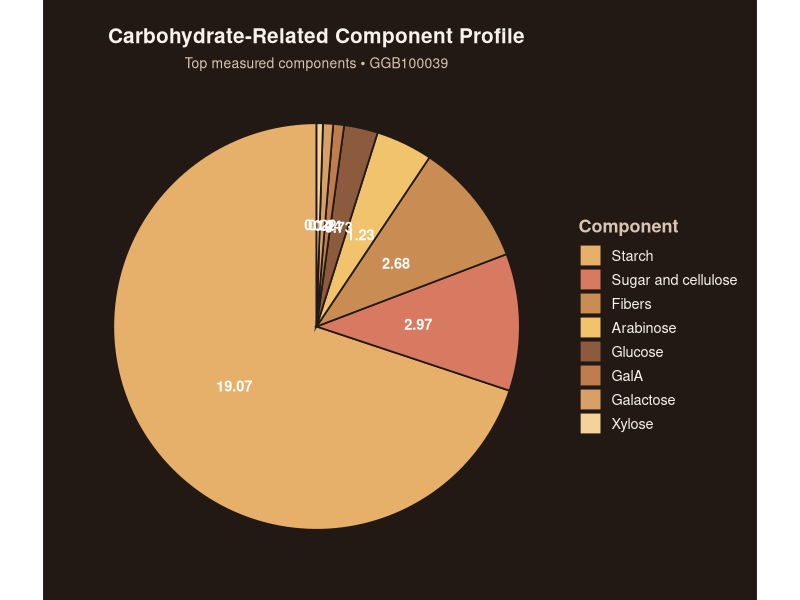
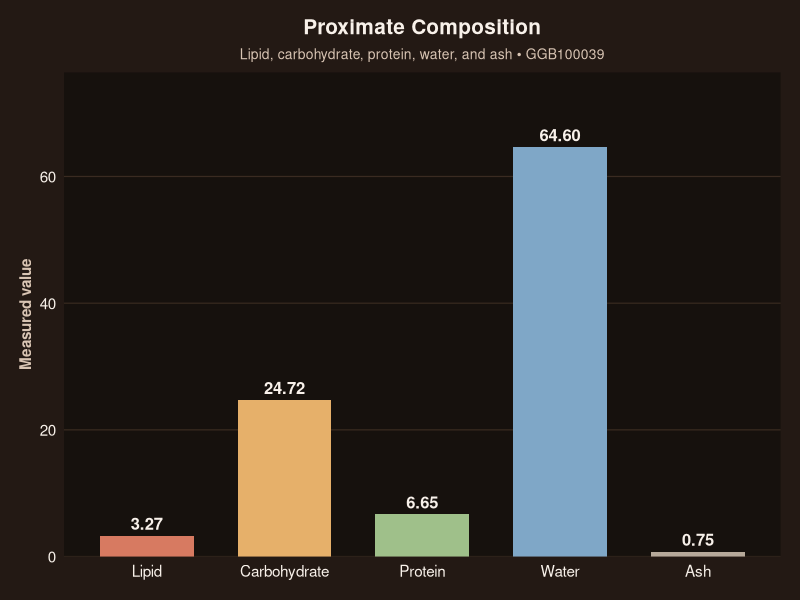
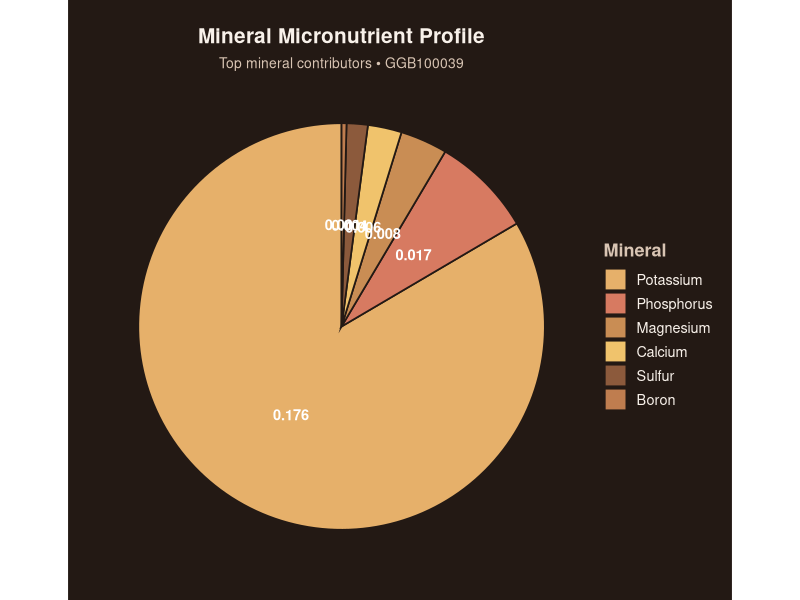

These charts were generated, in order, by the following R code:
# =========================================================
# Chickpea Metabolomics Report Figures
# Sample selected: GGB100039
#
# Input:
#   chickpea_metabolomics.tsv
#
# Output:
#   plots/carbohydrate_component_chart.png
#   plots/mineral_profile_chart.png
#   plots/proximate_composition_chart.png
# =========================================================

# install.packages(c("ggplot2", "dplyr", "scales"))
library(ggplot2)
library(dplyr)
library(scales)

# -----------------------------
# 1) Load data
# -----------------------------
df <- read.delim(
  "chickpea_metabolomics.tsv",
  sep = "\t",
  check.names = FALSE,
  stringsAsFactors = FALSE
)

# Convert all numeric columns except sample_id
for (nm in names(df)) {
  if (nm != "sample_id") {
    df[[nm]] <- suppressWarnings(as.numeric(df[[nm]]))
  }
}

# -----------------------------
# 2) Select chickpea sample
# -----------------------------
sample_data <- df %>%
  filter(sample_id == "GGB100039")

if (nrow(sample_data) == 0) {
  stop("Sample GGB100039 was not found.")
}
if (nrow(sample_data) > 1) {
  stop("More than one row matched GGB100039.")
}

sample_id <- sample_data$sample_id[1]

dir.create("plots", showWarnings = FALSE)

# -----------------------------
# 3) Styling
# -----------------------------
bg_card  <- "#231914"
panel_bg <- "#16110d"
text_col <- "#f8f1ea"
muted    <- "#d8c4b3"
accent   <- "#e6b06a"
grid_col <- "#3a2b21"

warm_palette <- c(
  "#e6b06a", "#d77a61", "#c98d54", "#f0c36c",
  "#8c5a3c", "#bf7d4f", "#d7a066", "#f4d39a"
)

macro_palette <- c(
  "Lipid" = "#d77a61",
  "Carbohydrate" = "#e6b06a",
  "Protein" = "#9fc08a",
  "Water" = "#7fa7c7",
  "Ash" = "#b6a99a"
)

theme_dashboard <- function() {
  theme_minimal(base_size = 13) +
    theme(
      plot.background    = element_rect(fill = bg_card, color = NA),
      panel.background   = element_rect(fill = panel_bg, color = NA),
      legend.background  = element_rect(fill = bg_card, color = NA),
      legend.key         = element_rect(fill = bg_card, color = NA),
      panel.grid.major.y = element_line(color = grid_col, linewidth = 0.4),
      panel.grid.major.x = element_blank(),
      panel.grid.minor   = element_blank(),
      axis.text          = element_text(color = text_col, size = 11),
      axis.title         = element_text(color = muted, face = "bold", size = 11),
      plot.title         = element_text(color = text_col, face = "bold", hjust = 0.5, size = 15),
      plot.subtitle      = element_text(color = muted, hjust = 0.5, size = 10),
      legend.title       = element_text(color = muted, face = "bold"),
      legend.text        = element_text(color = text_col),
      plot.margin        = margin(14, 14, 14, 14)
    )
}

theme_pie <- function() {
  theme_void(base_size = 13) +
    theme(
      plot.background   = element_rect(fill = bg_card, color = NA),
      legend.background = element_rect(fill = bg_card, color = NA),
      legend.key        = element_rect(fill = bg_card, color = NA),
      plot.title        = element_text(color = text_col, face = "bold", hjust = 0.5, size = 15),
      plot.subtitle     = element_text(color = muted, hjust = 0.5, size = 10),
      legend.title      = element_text(color = muted, face = "bold"),
      legend.text       = element_text(color = text_col),
      plot.margin       = margin(14, 14, 14, 14)
    )
}

extract_numeric_profile <- function(row_df, cols, label_name, value_name) {
  cols <- cols[cols %in% names(row_df)]
  out <- data.frame(
    label = cols,
    value = as.numeric(row_df[1, cols]),
    stringsAsFactors = FALSE
  )
  names(out) <- c(label_name, value_name)

  out %>%
    filter(!is.na(.data[[value_name]]), .data[[value_name]] > 0)
}

# -----------------------------
# 4) Carbohydrate-related profile
# -----------------------------
carb_cols <- c(
  "Fibers", "Fructose", "Fucose", "GalA", "Galactose", "GalN", "GalNAc",
  "GlcA", "GlcN", "GlcNAc", "Glucose", "Glycogen", "IdoA", "Mannose",
  "Rhamnose", "Ribose", "Starch", "Sugar and cellulose", "Xylose",
  "Allose", "Apiose", "Arabinose"
)

carb_df <- extract_numeric_profile(
  sample_data,
  carb_cols,
  label_name = "component",
  value_name = "value"
) %>%
  arrange(desc(value))

carb_plot_df <- carb_df %>%
  slice_head(n = 8) %>%
  mutate(
    component = factor(component, levels = component),
    label_text = number(value, accuracy = 0.01)
  )

p1 <- ggplot(carb_plot_df, aes(x = "", y = value, fill = component)) +
  geom_col(width = 1, color = bg_card, linewidth = 0.6) +
  coord_polar(theta = "y") +
  geom_text(
    aes(label = label_text),
    position = position_stack(vjust = 0.5),
    color = "white",
    size = 3.7,
    fontface = "bold"
  ) +
  scale_fill_manual(values = warm_palette[seq_len(nrow(carb_plot_df))]) +
  labs(
    title = "Carbohydrate-Related Component Profile",
    subtitle = paste("Top measured components •", sample_id),
    fill = "Component"
  ) +
  theme_pie()

ggsave(
  filename = "plots/carbohydrate_component_chart.png",
  plot = p1,
  width = 8.4,
  height = 5.3,
  dpi = 180,
  bg = bg_card
)

# -----------------------------
# 5) Proximate composition
# -----------------------------
macro_cols <- c("Lipid", "Carbohydrate", "Protein", "Water", "Ash")

macro_df <- extract_numeric_profile(
  sample_data,
  macro_cols,
  label_name = "nutrient",
  value_name = "value"
) %>%
  mutate(
    nutrient = factor(nutrient, levels = macro_cols),
    label_text = number(value, accuracy = 0.01)
  )

p2 <- ggplot(macro_df, aes(x = nutrient, y = value, fill = nutrient)) +
  geom_col(width = 0.68, show.legend = FALSE) +
  geom_text(
    aes(label = label_text),
    vjust = -0.5,
    color = text_col,
    size = 4.2,
    fontface = "bold"
  ) +
  scale_fill_manual(values = macro_palette) +
  scale_y_continuous(
    labels = label_number(accuracy = 1),
    limits = c(0, max(macro_df$value, na.rm = TRUE) * 1.16),
    expand = expansion(mult = c(0, 0.02))
  ) +
  labs(
    title = "Proximate Composition",
    subtitle = paste("Lipid, carbohydrate, protein, water, and ash •", sample_id),
    x = NULL,
    y = "Measured value"
  ) +
  theme_dashboard()

ggsave(
  filename = "plots/proximate_composition_chart.png",
  plot = p2,
  width = 9.0,
  height = 5.4,
  dpi = 180,
  bg = bg_card
)

# -----------------------------
# 6) Mineral profile
# -----------------------------
mineral_cols <- c(
  "Calcium", "Iron", "Magnesium", "Phosphorus", "Potassium",
  "Sodium", "Zinc", "Copper", "Manganese", "Selenium", "Sulfur",
  "Boron", "Chromium", "Cobalt", "Molybdenum", "Nickel",
  "Strontium", "Vanadium", "Lithium", "Barium", "Aluminum",
  "Arsenic", "Cadmium", "Lead", "Tungsten", "Beryllium"
)

mineral_df <- extract_numeric_profile(
  sample_data,
  mineral_cols,
  label_name = "mineral",
  value_name = "value"
) %>%
  arrange(desc(value))

mineral_plot_df <- mineral_df %>%
  slice_head(n = 6) %>%
  mutate(
    mineral = factor(mineral, levels = mineral),
    label_text = number(value, accuracy = 0.001)
  )

p3 <- ggplot(mineral_plot_df, aes(x = "", y = value, fill = mineral)) +
  geom_col(width = 1, color = bg_card, linewidth = 0.6) +
  coord_polar(theta = "y") +
  geom_text(
    aes(label = label_text),
    position = position_stack(vjust = 0.5),
    color = "white",
    size = 3.7,
    fontface = "bold"
  ) +
  scale_fill_manual(values = warm_palette[seq_len(nrow(mineral_plot_df))]) +
  labs(
    title = "Mineral Micronutrient Profile",
    subtitle = paste("Top mineral contributors •", sample_id),
    fill = "Mineral"
  ) +
  theme_pie()

ggsave(
  filename = "plots/mineral_profile_chart.png",
  plot = p3,
  width = 8.4,
  height = 5.3,
  dpi = 180,
  bg = bg_card
)

# -----------------------------
# 7) Console summary
# -----------------------------
cat("\nFigures created successfully for sample:", sample_id, "\n")
cat("Saved files:\n")
cat(" - plots/carbohydrate_component_chart.png\n")
cat(" - plots/mineral_profile_chart.png\n")
cat(" - plots/proximate_composition_chart.png\n\n")

cat("Top proximate values:\n")
print(macro_df[, c("nutrient", "value")], row.names = FALSE)
